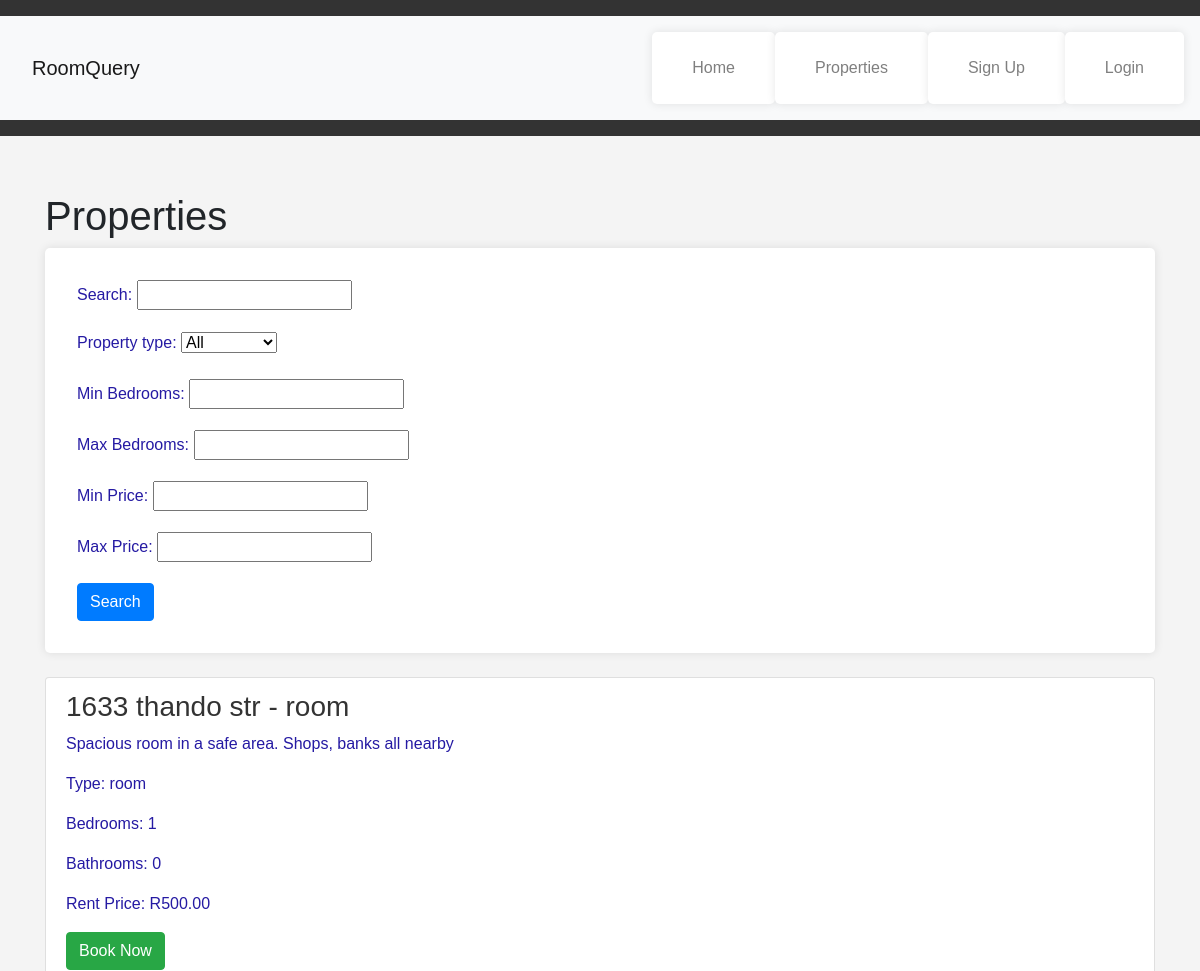
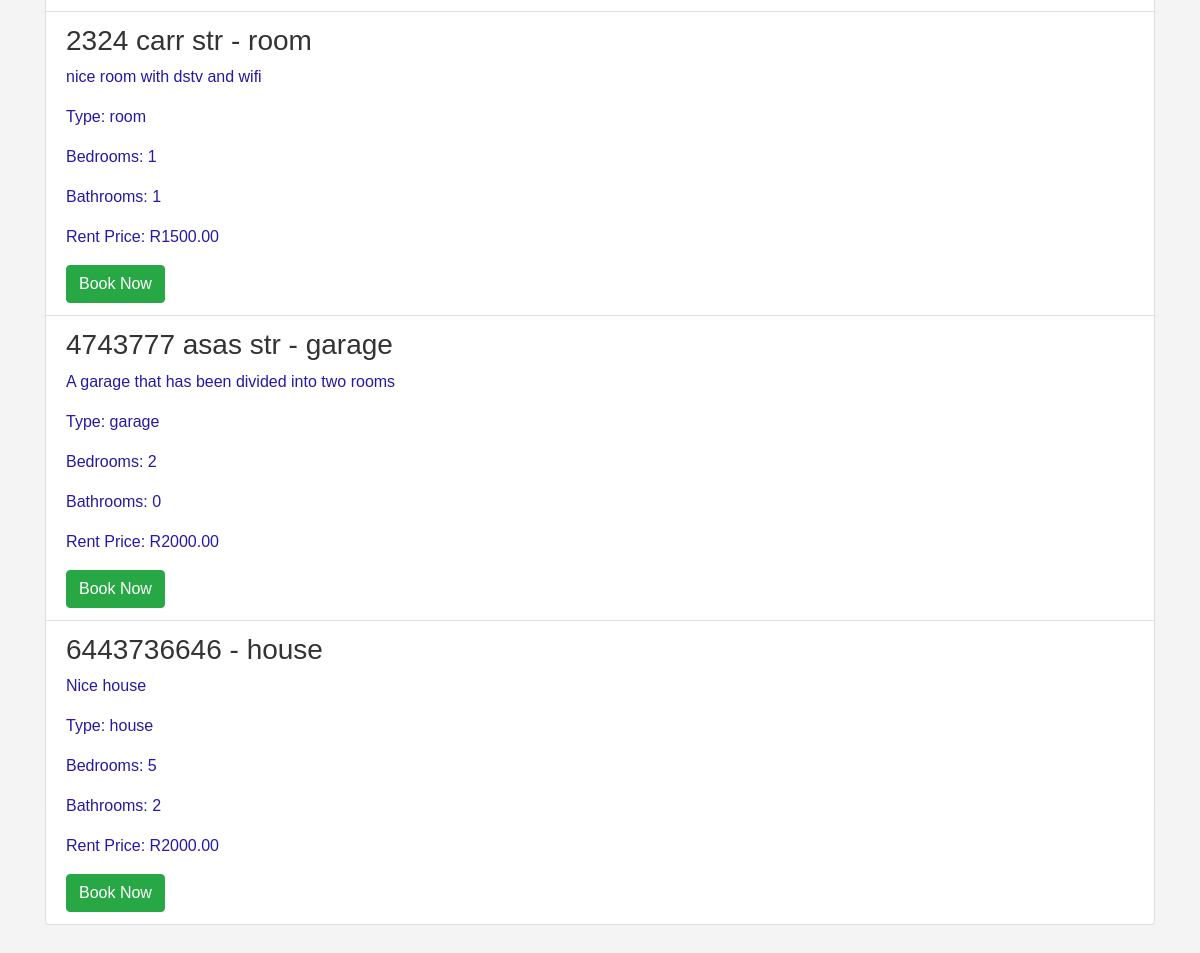
/properties/, run on an earlier commit of the app's database (2 pictures, top to bottom).
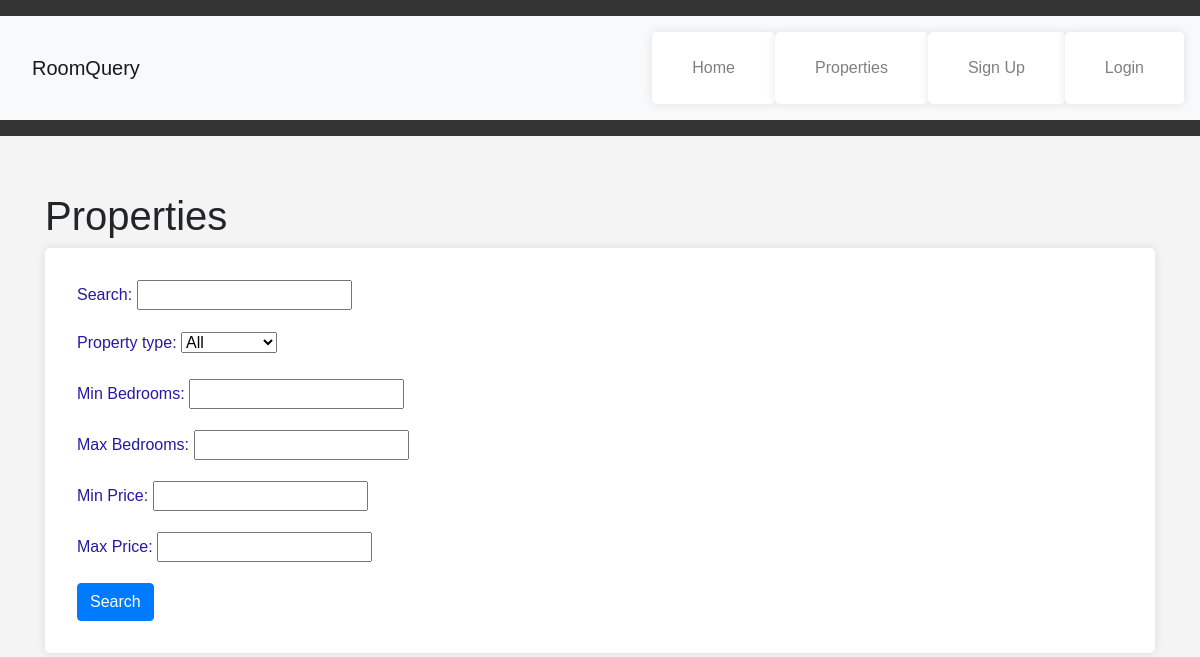
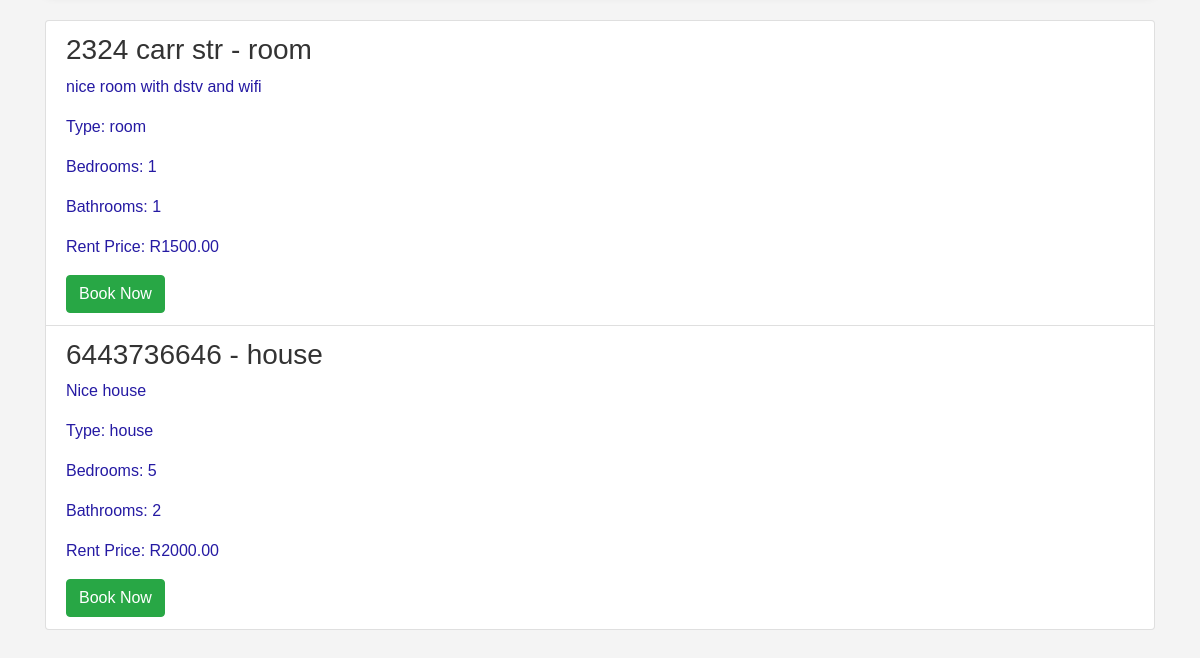
And on a later commit of the database (2 pictures, top to bottom).
### core/models.py (models this page shows, shortened)
class Property(models.Model):
    landlord = models.ForeignKey(User, on_delete=models.CASCADE)
    address = models.CharField(max_length=255)
    property_type = models.CharField(max_length=50)
    bedrooms = models.IntegerField()
    bathrooms = models.IntegerField()
    rent_price = models.DecimalField(max_digits=10, decimal_places=2)
    description = models.TextField()
    image = models.ImageField(upload_to=property_image_path, blank=True, null=True)

### core/views.py (the view)
# urls.py: path('properties/', PropertyListView.as_view(), name='property_list'),
class PropertyListView(ListView):
    model = Property
    template_name = 'core/property_list.html'
    context_object_name = 'properties'
    def get_queryset(self):
        queryset = super().get_queryset()
        query = self.request.GET.get('query')
        property_type = self.request.GET.get('property_type')
        min_bedrooms = self.request.GET.get('min_bedrooms')
        max_bedrooms = self.request.GET.get('max_bedrooms')
        min_price = self.request.GET.get('min_price')
        max_price = self.request.GET.get('max_price')
        if query:
            queryset = queryset.filter(Q(address__icontains=query) | Q(description__icontains=query))
        if property_type and property_type != 'all':
            queryset = queryset.filter(property_type=property_type)
        if min_bedrooms:
            queryset = queryset.filter(bedrooms__gte=min_bedrooms)
        if max_bedrooms:
            queryset = queryset.filter(bedrooms__lte=max_bedrooms)
        if min_price:
            queryset = queryset.filter(rent_price__gte=min_price)
        if max_price:
            queryset = queryset.filter(rent_price__lte=max_price)
        return queryset
    def get_context_data(self, **kwargs):
        context = super().get_context_data(**kwargs)
        context['form'] = PropertySearchForm(self.request.GET)
        return context

### core/forms.py
class PropertySearchForm(forms.Form):
    query = forms.CharField(label='Search', max_length=100, required=False)
    property_type = forms.ChoiceField(choices=[('all', 'All'), ('house', 'House'), ('room','Room'),('garage','Garage'), ('apartment', 'Apartment')], required=False)
    min_bedrooms = forms.IntegerField(label='Min Bedrooms', required=False)
    max_bedrooms = forms.IntegerField(label='Max Bedrooms', required=False)
    min_price = forms.DecimalField(label='Min Price', max_digits=10, decimal_places=2, required=False)
    max_price = forms.DecimalField(label='Max Price', max_digits=10, decimal_places=2, required=False)

### core/templates/core/property_list.html (shortened to what this page needs)
{% extends "core/base.html" %}
{% block content %}
    <h1>Properties</h1>
    <form method="get" action="{% url 'property_list' %}" class="mb-4">
        {{ form.as_p }}
        <button type="submit" class="btn btn-primary">Search</button>
    </form>
    <div class="list-group">
        {% for property in properties %}
            <div class="list-group-item">
                <h3><a href="{% url 'property_detail' property.pk %}">{{ property.address }} - {{ property.property_type }}</a></h3>
                <p>{{ property.description }}</p>
                <p>Type: {{ property.property_type }}</p>
                <p>Bedrooms: {{ property.bedrooms }}</p>
                <p>Bathrooms: {{ property.bathrooms }}</p>
                <p>Rent Price: R{{ property.rent_price }}</p>
                <a href="{% url 'book_property' property.pk %}" class="btn btn-success">Book Now</a>
            </div>
        {% endfor %}
    </div>
{% endblock %}

What changed in the data, as far as the page shows it:
removed Property: address "1633 thando str", property_type "room", description "Spacious room in a safe area. Shops, banks all nearby", bedrooms "1", bathrooms "0", rent_price "500.00"
removed Property: address "4743777 asas str", property_type "garage", description "A garage that has been divided into two rooms", bedrooms "2", bathrooms "0", rent_price "2000.00"
